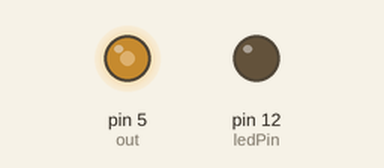
The sketch below on a simulated Arduino Uno, built with avr-gcc and run on an emulated ATmega328P. Parts: output pins drawn as LEDs (lit = HIGH).

Above: at 0.05 s.
At 0.65 s:
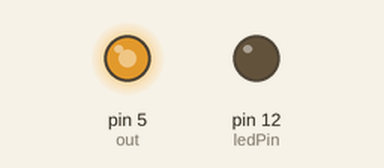
At 1.3 s:
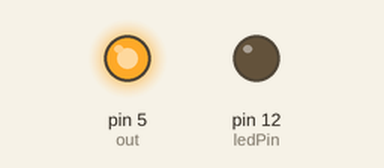
Timing chart, 0 to 3.0 s (numbered marks = the images above):
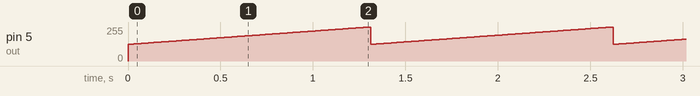

Measured:
- by itself, pin 5 (out): ramps from 125/255 to 255/255 and jumps back, once every 1.3 s

The sketch:

touch.ino
```cpp
int touch = 10;  // pin for touch sensor
int ledPin = 12; // pin for the LED
int out=5;//D1
void setup() {
  Serial.begin(115200);
  pinMode(ledPin, OUTPUT);
  pinMode(out, OUTPUT);
  pinMode(touch, INPUT);
}

void loop() {
   for(int i=125;i<=255;i++)
   {
    analogWrite(out,i);
    delay(10);
   }

  for(int i=255;i<125;i--)
   {
    analogWrite(out,i);
    delay(10);
   }
}
```
